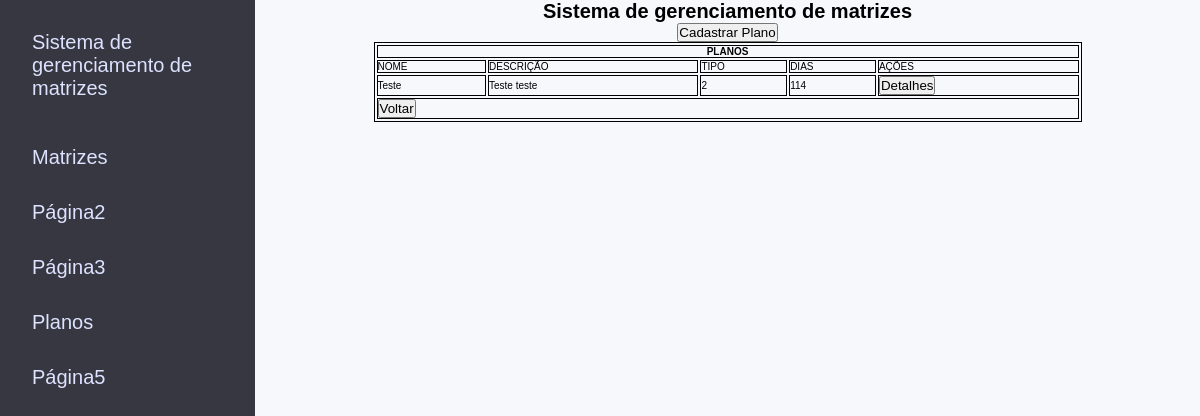
Page /planos.html on the committed database.
### ext/site/model/Plano.py (models this page shows)
class Plano(db.Model):
    __tablename__ = "planos"
    __table_args__ = {'extend_existing': True}
    id = db.Column("id", db.Integer, primary_key=True)
    nome = db.Column("nome", db.String)
    descricao = db.Column("descricao", db.String)
    tipo = db.Column("tipo", db.String)
    quantidadeDias = db.Column("quantidadeDias", db.Integer)
    deleted = db.Column("deleted", db.Boolean, default=False)
    active = db.Column("active", db.Boolean, default=True)

### ext/site/view/planos.py (the view)
@bp_planos.route("/planos.html")
def planos():
        templateData = {
            'title': 'Sistema de gerenciamento de matrizes',
        }
        planos = planosCRUD.consultarPlanos()
        return render_template("main/planos.html", planos=planos, **templateData)

### ext/db/planosCRUD.py (called while the page is built)
def consultarPlanos():  # Read
    try:
        planos = db.session.query(Plano.Plano).all()
        return planos
    except BaseException as e:
        return Response(response=json.dumps("{success: false, message: " + e.args[0] + ", response: null}"), status=501)

### templates/main/planos.html (shortened to what this page needs)
{% extends "base.html" %}
{% block style %}
<link rel="stylesheet" href="../../static/css/matrizes.css">
<link rel="stylesheet" href="../../static/css/styles.css">
<link rel="stylesheet" href="../../static/css/modal.css">
{% endblock %}
{% block main %}
<div class="wrapper">
    <h1>{{ title }}</h1>
    <div class="links">
        <button onclick="mostrarModal()">Cadastrar Plano</button>
    </div>
    <table>
        <th colspan="5">
            PLANOS
        </th>
        <tr>
            <td>NOME</td>
            <td>DESCRIÇÃO</td>
            <td>TIPO</td>
            <td>DIAS</td>
            <td>AÇÕES</td>
        </tr>
        {% for plano in planos %}
        <tr>
            <td>{{plano.nome}}</td>
            <td>{{plano.descricao}}</td>
            <td>{{plano.tipo}}</td>
            <td>{{plano.quantidadeDias}}</td>
            <td><button id="botao" name="botao" value="{{ plano.id }}"
                    onclick="showmodal('{{plano.id}}')">Detalhes</button></td>
        </tr>
        {% endfor %}
        <tr>
            <td colspan="5"><a href="/"><button>Voltar</button></a></td>
        </tr>
    </table>
</div>
{% endblock %}

### static/css/global.css (style rules this page uses)
* { margin: 0; padding: 0; box-sizing: border-box; }
html { font-size: 62.5%; }
a,a:visited { text-decoration: none; color: #DDE2FF; }
body { font-family: 'Mulish', sans-serif; background: #F7F8FC; display: flex; width: 100vw; }

### static/css/matrizes.css (style rules this page uses)
.wrapper { width: 100%; height: 100%; display: flex; align-items: center; justify-content: center; flex-direction: column; }
.wrapper table { width: 80%; margin: 0 auto; border: 1px solid #000; }
th,td,tr { border: 1px solid #000; }

### rows in the picture
Plano: nome "Teste", descricao "Teste teste", tipo "2", quantidadeDias "114", {{ plano.id }} 1 (drawn)

### other values in the picture
{{ title }} "Sistema de gerenciamento de matrizes"
